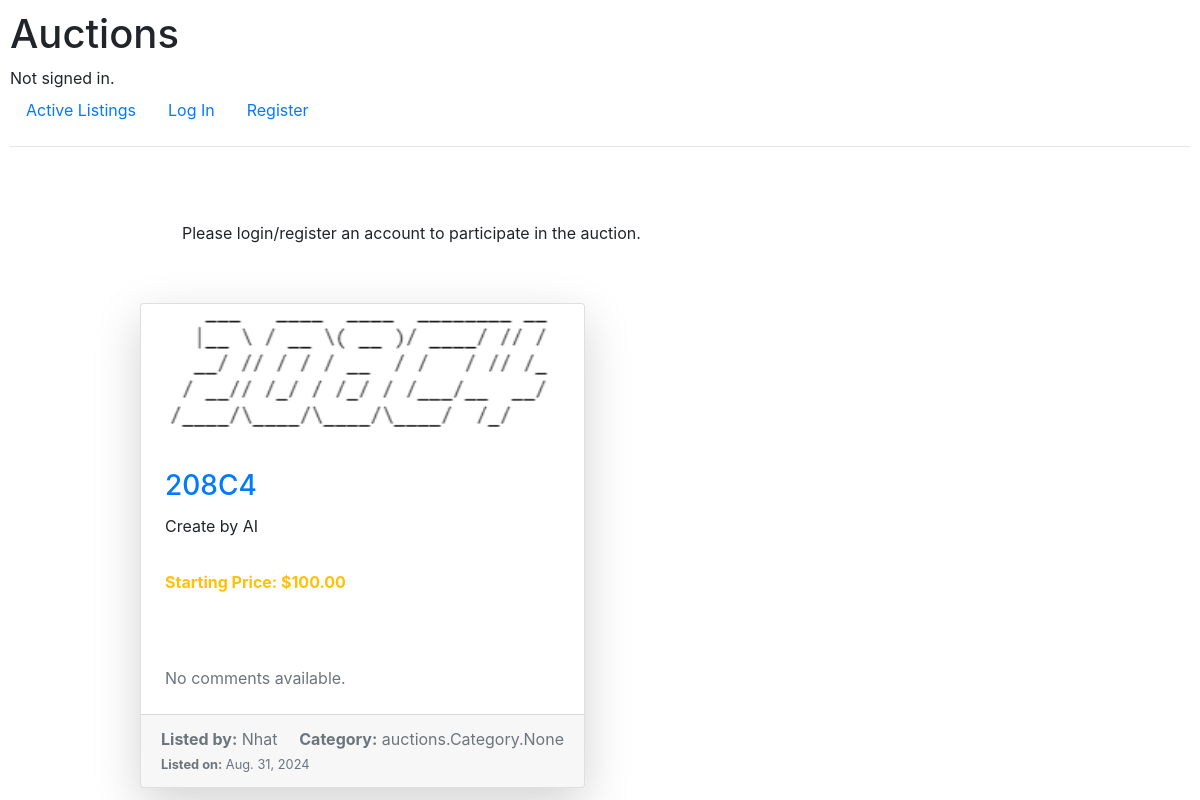
/listing/1, run on the app's committed database.
### auctions/models.py (models this page shows, shortened)
class Auction_Listing(models.Model):
    title = models.CharField(max_length=64)
    image = models.ImageField(upload_to='images/', blank=True)
    description = models.TextField()
    starting_bid = models.DecimalField(max_digits=10, decimal_places=2)
    category = models.ManyToManyField(Category, blank=True)
    created_at = models.DateField(auto_now_add=True)
    user = models.ForeignKey(User, on_delete=models.CASCADE)
    winner = models.ForeignKey(User, on_delete=models.SET_NULL, null=True, blank=True, related_name='won_listings')
    is_active = models.BooleanField(default=True)

class User(AbstractUser):
    pass

### auctions/views.py (the view)
# urls.py: path("listing/<int:listing_id>", views.listing, name="listing"),
def listing(request, listing_id):
    listing = get_object_or_404(Auction_Listing, id=listing_id)
    latest_bid = Bid.objects.filter(listing=listing).order_by('-price_bid').first()
    listings_with_bids = {listing: latest_bid}
    is_in_watchlist = False
    all_comments = Comment.objects.filter(listing=listing)
    if request.user.is_authenticated:
        is_in_watchlist = request.user.watchlist_set.filter(listing=listing).exists() and request.user != listing.user
    if request.method == 'POST':
        if request.user.is_authenticated:
            if listing.is_active:
                if 'close_auction' in request.POST:
                    listing.is_active = False
                    listing.winner_id = latest_bid.user
                    listing.save()
                    Watchlist.objects.filter(user=listing.user, listing=listing).delete()
                    return redirect('index')
                else:
                    form = UserBidForm(request.POST, request.FILES)
                    if form.is_valid():
                        bid = form.save(commit=False)
                        bid.user = request.user
                        bid.listing = listing
                        bid.save()
                        messages.success(request, "Participated in auction")
                        return redirect('listing', listing_id=listing_id)
    else:
        if listing.is_active:
            commentform = CommentForm()
            if request.user.is_authenticated:
                if request.user == listing.user:
                    close_form = CloseForm()
                    form = None
                else:
                    form = UserBidForm()
                    close_form = None
            else:
                form = None
                close_form = None
        else:
            form = None
            close_form = None
            commentform = None
    if not request.user.is_authenticated:
        messages.error(request, "Please login/register an account to participate in the auction.")
    return render(request, "auctions/listing.html", {
        "form": form,
        "close_form": close_form,
        'is_in_watchlist': is_in_watchlist,
        "listings_with_bids": listings_with_bids,
        "commentform": commentform,
        "all_comments": all_comments
    })

### auctions/templates/auctions/listing.html (shortened to what this page needs)
{% extends "auctions/layout.html" %}
{% block body %}
<div class="container mt-5">
    <div class="row justify-content-center">
        <div class="col-lg-10">
            {% if messages %}
            <div class="alert alert-dismissible fade show" role="alert">
                {% for message in messages %}
                <div{% if message.tags %} class="alert alert-{{ message.tags }}"{% else %} class="alert alert-info"{% endif %}>
                    {{ message }}
                </div>
                {% endfor %}
            </div>
            {% endif %}
            {% if listings_with_bids %}
            <div class="row row-cols-1 row-cols-md-2 g-4">
                {% for listing, latest_bid in listings_with_bids.items %}
                <div class="col">
                    <div class="card shadow-lg h-100">
                        {% if listing.image %}
                        <img src="{{ listing.image.url }}" class="card-img-top img-fluid rounded" alt="{{ listing.title }}">
                        {% endif %}
                        <div class="card-body d-flex flex-column p-4">
                            <h3 class="card-title text-primary">{{ listing.title }}</h3>
                            <p class="card-text text-truncate">{{ listing.description }}</p>
                            <p class="card-text mt-3">
                                <strong>
                                    {% if latest_bid %}
                                    <span class="text-success">Highest Bidder: {{ latest_bid.user.username }} - ${{ latest_bid.price_bid }}</span>
                                    {% else %}
                                    <span class="text-warning">Starting Price: ${{ listing.starting_bid }}</span>
                                    {% endif %}
                                </strong>
                            </p>
                            <div class="mt-4">
                                {% if all_comments %}
                                <div class="bg-light p-3 rounded">
                                    {% for comment in all_comments %}
                                    <p>{{ comment.content }}</p>
                                    <p class="text-muted"><small>By {{ comment.user.username }} on {{ comment.created_at }}</small></p>
                                    <hr>
                                    {% endfor %}
                                </div>
                                {% else %}
                                <div class="text-muted">
                                    No comments available.
                                </div>
                                {% endif %}
                            </div>
                        </div>
                        <div class="card-footer text-muted">
                            <div class="d-flex justify-content-between">
                                <span><strong>Listed by:</strong> {{ listing.user.username }}</span>
                                <span><strong>Category:</strong> {{ listing.category }}</span>
                            </div>
                            <div>
                                <small><strong>Listed on:</strong> {{ listing.created_at }}</small>
                            </div>
                        </div>
                    </div>
                </div>
                {% endfor %}
            </div>
            {% else %}
            <div class="alert alert-info text-center" role="alert">
                No listings available.
            </div>
            {% endif %}
        </div>
    </div>
</div>
{% endblock %}

### auctions/static/auctions/styles.css (style rules this page uses)
body { padding: 10px; }

### data on the page
Auction_Listing: image (picture), title "208C4", description "Create by AI", starting_bid "100.00", user.username "Nhat", category "auctions.Category.None", created_at "Aug. 31, 2024"

### other printed values
{{ message }} "Please login/register an account to participate in the auction."
